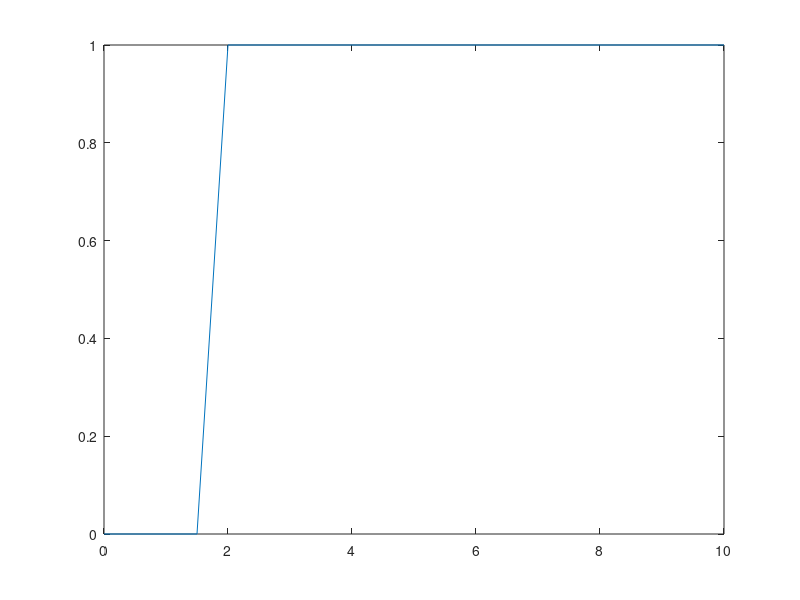

MATLAB code for this plot: (Note: this script raises an error after producing the figure.)
%building unit step function
t=[0:0.5:10]
for i=1:length(t)
    if t(i) < 2
        x(i) = 0
    else
        x(i) = 1
    end
end
plot(t,x)
b=[1] % x coeff
a=[1 2] % y coeff
s=lsim(b,a,x,t)
plot(t,s,'b--')
